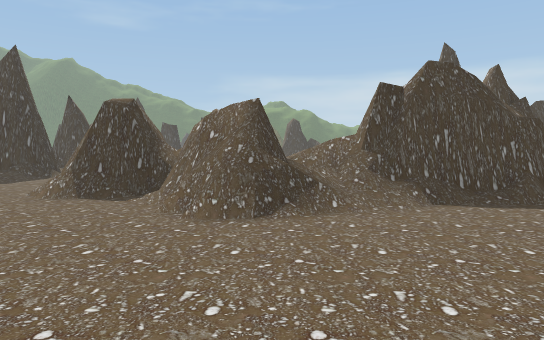
view 1 (above)

19 first-person views from a walk through a 3-D level made in the Unity game engine. The camera is 1.3 m above the floor, tilts 2° down and sees 70° across. The floor is counted in squares, 2 m on a side. Each view is taken from the middle of a square. On the plan, view 1 faces up. The plan holds only what a view shows up to about 11 squares ahead; the rest is blank. The place goes on beyond the plan. The player character is not drawn.

view 2
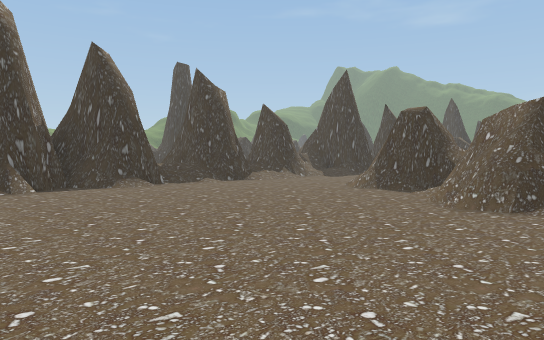

view 3
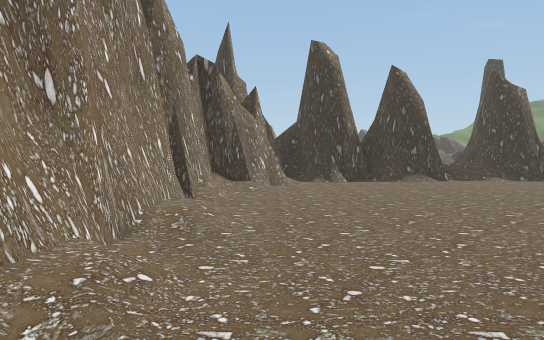

view 4
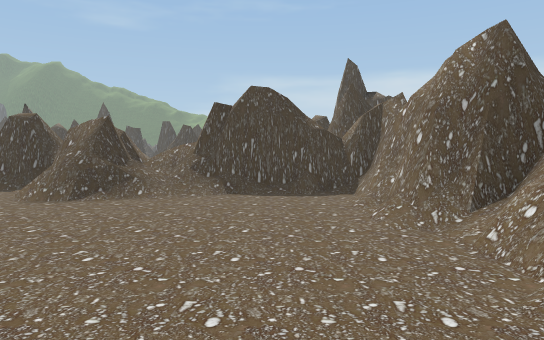

view 5
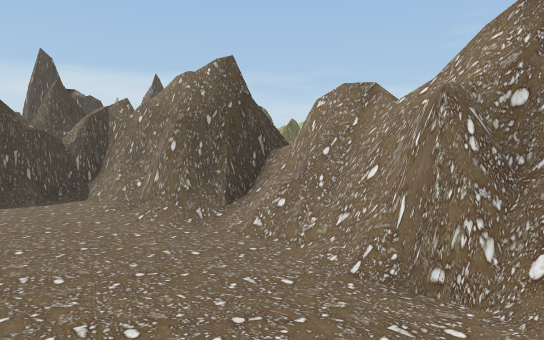

view 6
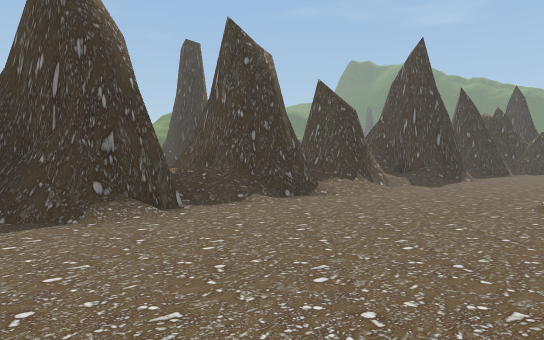

view 7
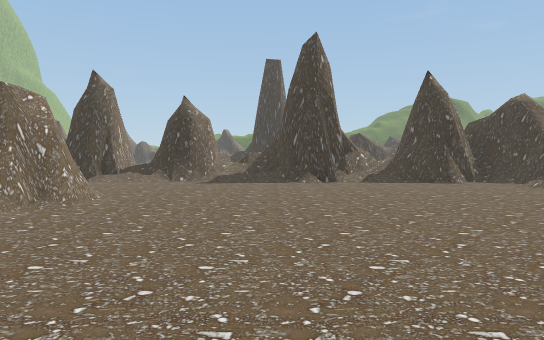

view 8
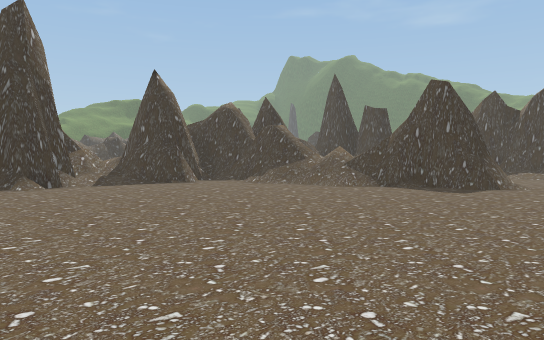

view 9
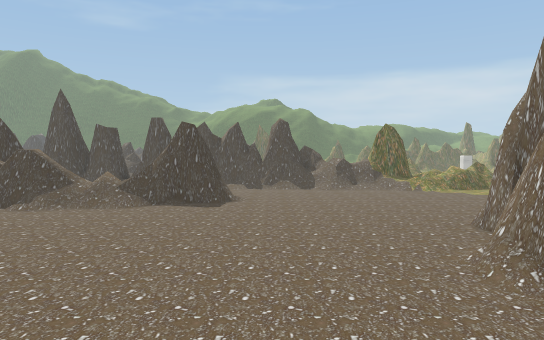

view 10
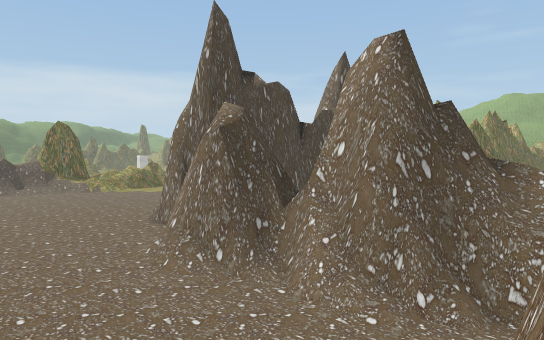

view 11
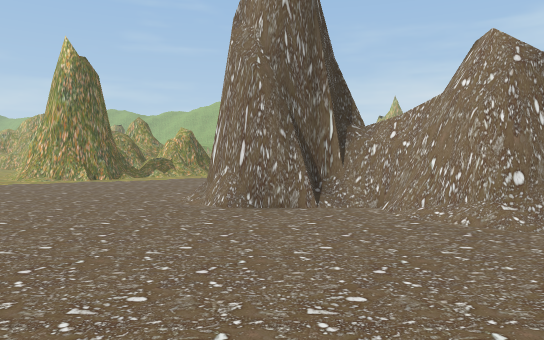

view 12
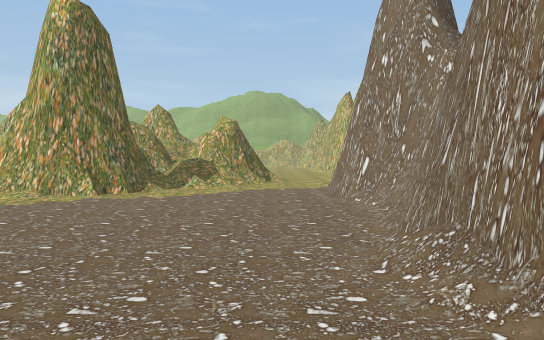

view 13
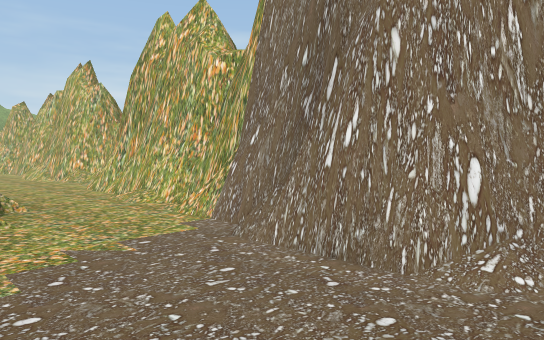

view 14
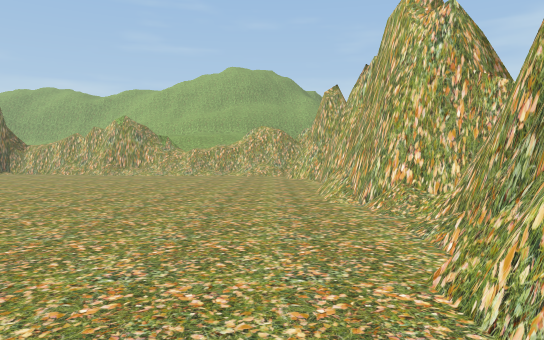

view 15
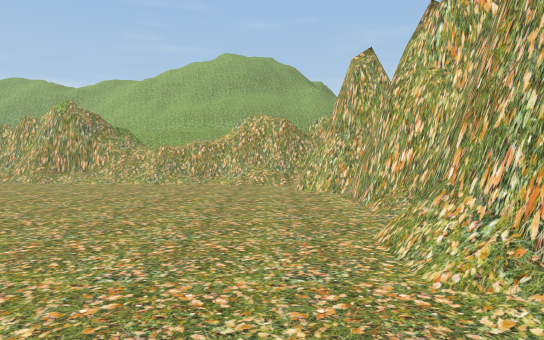

view 16
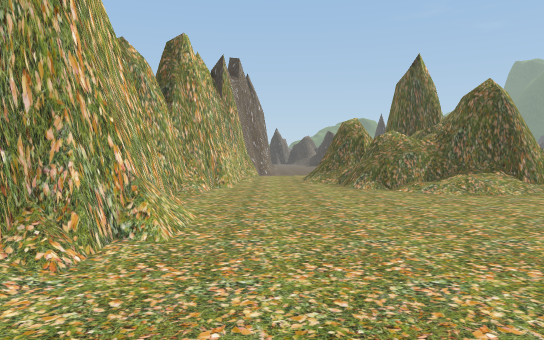

view 17
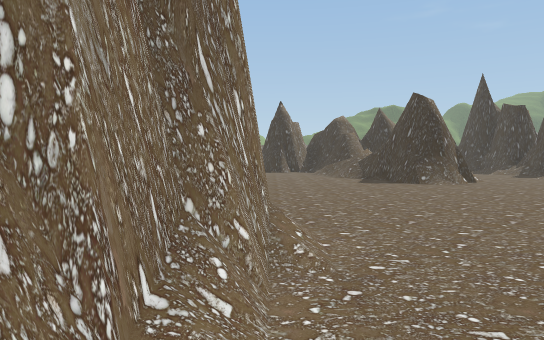

view 18
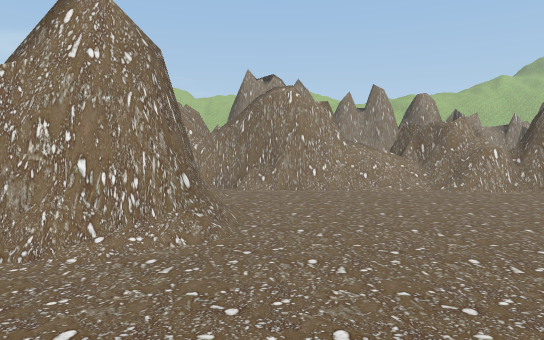

view 19
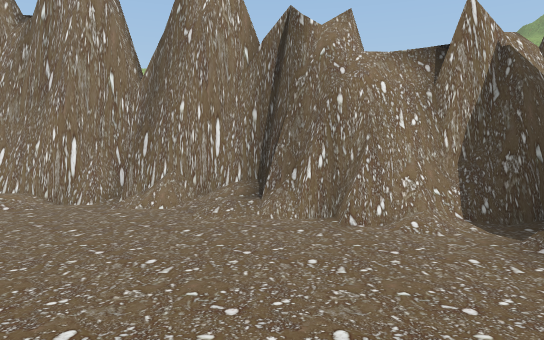

### Floor plan
Key: @ floor where view 1 was taken; # wall or solid block; . floor; / step, stairs or slope; = window, fence, low wall or low ledge; ^ raised ledge; v drop or lower ground.
Columns run from 10 left of view 1 to 28 right of it. Each row starts with its distance up from view 1.
 20          #.....   ...#     #/   ....../
 19          #/..... ....#### ##/........./
 18    ##==###.............=###=/........./
 17   ###//................=###=........../
 16   ##...................////.........../
 15   ##............##..##................=
 14  =#/...........#############...##...###
 13   #/...........####        ##########
 12   ##..........##             #
 11  ##/..........##
 10   //..........##
  9   #/..........##
  8  ##/../###/...##^
  7   //../###//####
  6   #/...//##v####
  5 ###/.....##//..#
  4   /......//....#
  3   #/...........##
  2  ##/...........##
  1   #/...........##
  0   #/......@....##
 -1   ####/.......##
 -2     ###///////##
 -3      #######

Where each view was taken, in squares from view 1:
view 1: 0 up, 0 right, facing up
view 2: 1 down, 1 right, facing up-left
view 3: 1 down, 3 right, facing left
view 4: 2 down, 3 right, facing up
view 5: 2 down, 2 right, facing up-right
view 6: 1 up, 3 left, facing up-left
view 7: 11 up, 3 right, facing left
view 8: 10 up, 2 right, facing up-left
view 9: 7 up, 1 right, facing up
view 10: 7 up, 1 right, facing up-right
view 11: 14 up, 0 right, facing right
view 12: 16 up, 4 right, facing right
view 13: 17 up, 9 right, facing down-right
view 14: 15 up, 15 right, facing right
view 15: 15 up, 19 right, facing right
view 16: 15 up, 25 right, facing left
view 17: 15 up, 9 right, facing left
view 18: 15 up, 3 right, facing down
view 19: 3 up, 5 left, facing down
